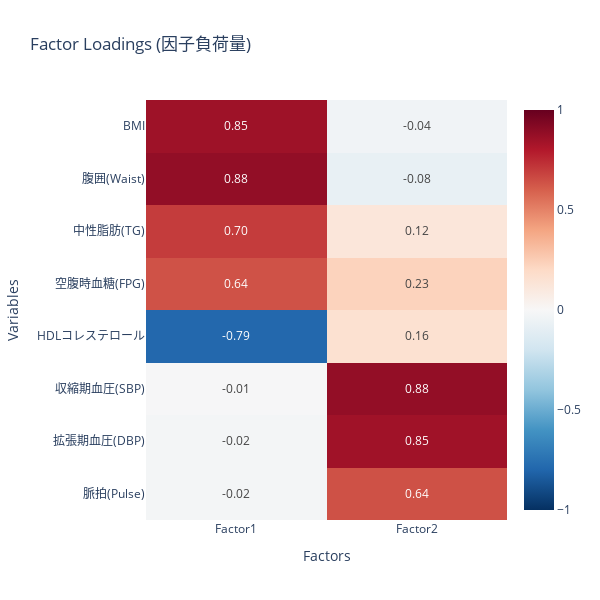

This figure's notebook cell:
### Markdown cell above
# 因子分析の実行とヒートマップ可視化
因子数を「2」と仮定して実行します。 回転法には promax（斜交回転）を使用します。これは、健康要因同士（肥満とストレス）には相関があることが自然だからです。

### Code cell
import plotly.express as px

# --- 分析パート（前回と同じ）---
# 因子の数を指定（スクリープロットの結果を見て 2 と仮定）
n_factors = 2

# 因子分析の実行 (promax回転)
fa = FactorAnalyzer(n_factors=n_factors, rotation='promax')
fa.fit(df)

# 因子負荷量（Factor Loadings）の取得
loadings = pd.DataFrame(fa.loadings_, 
                        index=df.columns, 
                        columns=[f'Factor{i+1}' for i in range(n_factors)])

# --- 可視化パート (Plotly) ---
fig_heatmap = px.imshow(
    loadings,
    text_auto='.2f',  # 値を小数点2桁で表示
    aspect="auto",
    color_continuous_scale='RdBu_r', # 赤〜青（相関の正負を表現）
    zmin=-1, zmax=1,
    title='Factor Loadings (因子負荷量)'
)

fig_heatmap.update_layout(
    xaxis_title="Factors",
    yaxis_title="Variables",
    width=600,
    height=600
)

fig_heatmap.show()

# 因子の解釈ヒント
print("--- 因子の解釈 ---")
print("赤色が強い箇所 = その因子との正の相関が強い")
print("青色が強い箇所 = その因子との負の相関が強い")

### Figure 1 — Plotly figure (JSON) as saved in the notebook; plotly's stock layout.template omitted (floating-point values rounded to 4 significant figures)
{"data": [{"coloraxis": "coloraxis", "hovertemplate": "x: %{x}<br>y: %{y}<br>color: %{z}<extra></extra>", "name": "0", "texttemplate": "%{z:.2f}", "type": "heatmap", "x": ["Factor1", "Factor2"], "xaxis": "x", "y": ["BMI", "腹囲(Waist)", "中性脂肪(TG)", "空腹時血糖(FPG)", "HDLコレステロール", "収縮期血圧(SBP)", "拡張期血圧(DBP)", "脈拍(Pulse)"], "yaxis": "y", "z": [[0.8525, -0.03889], [0.8841, -0.0778], [0.6997, 0.1193], [0.6377, 0.2282], [-0.7898, 0.1567], [-0.007439, 0.882], [-0.02192, 0.8478], [-0.02349, 0.6426]]}], "layout": {"coloraxis": {"cmax": 1, "cmin": -1, "colorscale": [[0, "rgb(5,48,97)"], [0.1, "rgb(33,102,172)"], [0.2, "rgb(67,147,195)"], [0.3, "rgb(146,197,222)"], [0.4, "rgb(209,229,240)"], [0.5, "rgb(247,247,247)"], [0.6, "rgb(253,219,199)"], [0.7, "rgb(244,165,130)"], [0.8, "rgb(214,96,77)"], [0.9, "rgb(178,24,43)"], [1, "rgb(103,0,31)"]]}, "height": 600, "title": {"text": "Factor Loadings (因子負荷量)"}, "width": 600, "xaxis": {"anchor": "y", "domain": [0, 1], "title": {"text": "Factors"}}, "yaxis": {"anchor": "x", "autorange": "reversed", "domain": [0, 1], "title": {"text": "Variables"}}}}
